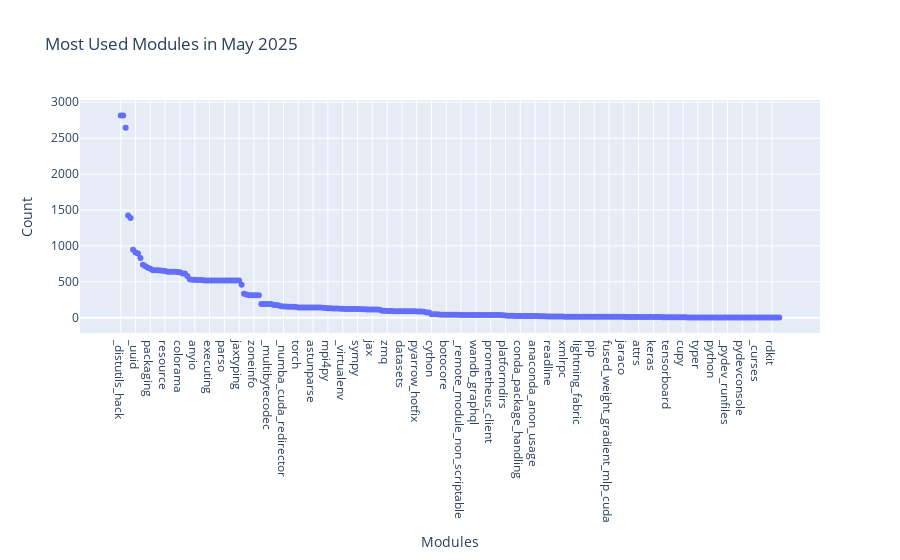

Notebook cell for this chart:
### Markdown cell above
### Most used modules in May 2025

### Code cell
fig = px.scatter(x=module_counts_may['module'], y=module_counts_may['count'], title="Most Used Modules in May 2025",
                 labels= {
                    "x": "Modules",
                    "y": "Count"
                 })
fig.show()
fig.write_html('/Users/tpapka/Summer2025/PyModuleSnooper/mayCountsScatter.html')

fig = px.bar(x=module_counts_may['module'], y=module_counts_may['count'], title="Most Used Modules in May 2025",
                 labels= {
                    "x": "Modules",
                    "y": "Count"
                 })
fig.show()
fig.write_html('/Users/tpapka/Summer2025/PyModuleSnooper/mayCountsBar.html')

### Figure 1 — Plotly figure (JSON) as saved in the notebook; plotly's stock layout.template omitted (floating-point values rounded to 4 significant figures; data arrays with more than 128 entries replaced by an {"elided": "..."} marker saying what was removed)
{"data": [{"hovertemplate": "Modules=%{x}<br>Count=%{y}<extra></extra>", "legendgroup": "", "marker": {"color": "#636efa", "symbol": "circle"}, "mode": "markers", "name": "", "orientation": "v", "showlegend": false, "type": "scatter", "x": {"elided": "268 str values"}, "xaxis": "x", "y": {"elided": "268 int values"}, "yaxis": "y"}], "layout": {"legend": {"tracegroupgap": 0}, "title": {"text": "Most Used Modules in May 2025"}, "xaxis": {"anchor": "y", "domain": [0, 1], "title": {"text": "Modules"}}, "yaxis": {"anchor": "x", "domain": [0, 1], "title": {"text": "Count"}}}}
